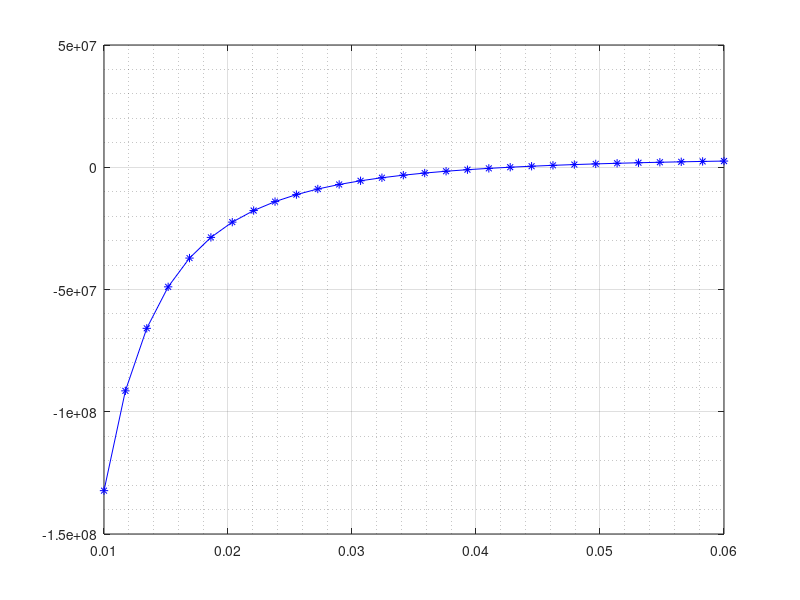

Source code (MATLAB): (Note: this script raises an error after producing the figure.)
% Ejercicio6.m
clear all; clc

f = @(x) 35000000.*x +401000./(x) - 17122.7./(x.^2)-1494500; % x Representa el volumen

df = @(x) 35000000 - (401000./(x.^2)) + ((2*17122.7)./(x.^3)); % x Representa el volumen

x=linspace(0.01,0.06,30);

figure(1)
plot(x,f(x),'b-*')
grid on; grid minor

tol=1*10^-12;
maxit=1000;
kmax=maxit;
a=0.01; b=0.06;

[pbi, rhbi, itbi, E_relbi,tiempobi] = biseccion3(f, a, b, maxit, tol);
pbi

x0=pbi;

[xNewton,rhNewton,itNewton,t] = Newton(f,df,x0,kmax,tol);
